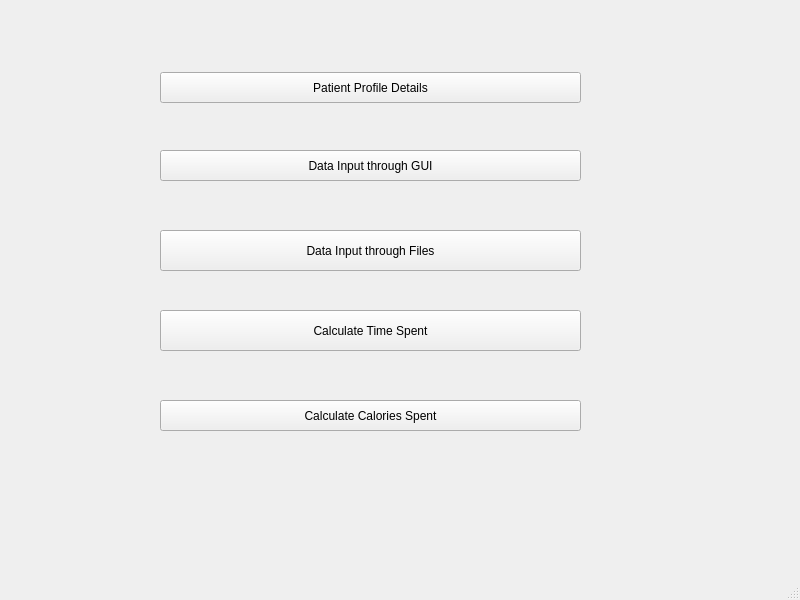
<?xml version="1.0" encoding="UTF-8"?>
<ui version="4.0">
 <class>MainWindow</class>
 <widget class="QMainWindow" name="MainWindow">
  <property name="geometry">
   <rect>
    <x>0</x>
    <y>0</y>
    <width>800</width>
    <height>600</height>
   </rect>
  </property>
  <property name="windowTitle">
   <string>MainWindow</string>
  </property>
  <widget class="QWidget" name="centralwidget">
   <widget class="QPushButton" name="pushButton">
    <property name="geometry">
     <rect>
      <x>160</x>
      <y>72</y>
      <width>421</width>
      <height>31</height>
     </rect>
    </property>
    <property name="styleSheet">
     <string notr="true">font: 18pt &quot;Bodoni MT&quot;;</string>
    </property>
    <property name="text">
     <string>Patient Profile Details</string>
    </property>
   </widget>
   <widget class="QPushButton" name="pushButton_2">
    <property name="geometry">
     <rect>
      <x>160</x>
      <y>150</y>
      <width>421</width>
      <height>31</height>
     </rect>
    </property>
    <property name="styleSheet">
     <string notr="true">font: 18pt &quot;Bodoni MT&quot;;</string>
    </property>
    <property name="text">
     <string>Data Input through GUI</string>
    </property>
   </widget>
   <widget class="QPushButton" name="pushButton_3">
    <property name="geometry">
     <rect>
      <x>160</x>
      <y>230</y>
      <width>421</width>
      <height>41</height>
     </rect>
    </property>
    <property name="styleSheet">
     <string notr="true">font: 18pt &quot;Bodoni MT&quot;;</string>
    </property>
    <property name="text">
     <string>Data Input through Files</string>
    </property>
   </widget>
   <widget class="QPushButton" name="pushButton_4">
    <property name="geometry">
     <rect>
      <x>160</x>
      <y>310</y>
      <width>421</width>
      <height>41</height>
     </rect>
    </property>
    <property name="styleSheet">
     <string notr="true">font: 18pt &quot;Bodoni MT&quot;;</string>
    </property>
    <property name="text">
     <string>Calculate Time Spent</string>
    </property>
   </widget>
   <widget class="QPushButton" name="pushButton_5">
    <property name="geometry">
     <rect>
      <x>160</x>
      <y>400</y>
      <width>421</width>
      <height>31</height>
     </rect>
    </property>
    <property name="styleSheet">
     <string notr="true">font: 18pt &quot;Bodoni MT&quot;;</string>
    </property>
    <property name="text">
     <string>Calculate Calories Spent</string>
    </property>
   </widget>
  </widget>
  <widget class="QMenuBar" name="menubar">
   <property name="geometry">
    <rect>
     <x>0</x>
     <y>0</y>
     <width>800</width>
     <height>21</height>
    </rect>
   </property>
  </widget>
  <widget class="QStatusBar" name="statusbar"/>
 </widget>
 <resources/>
 <connections/>
</ui>
